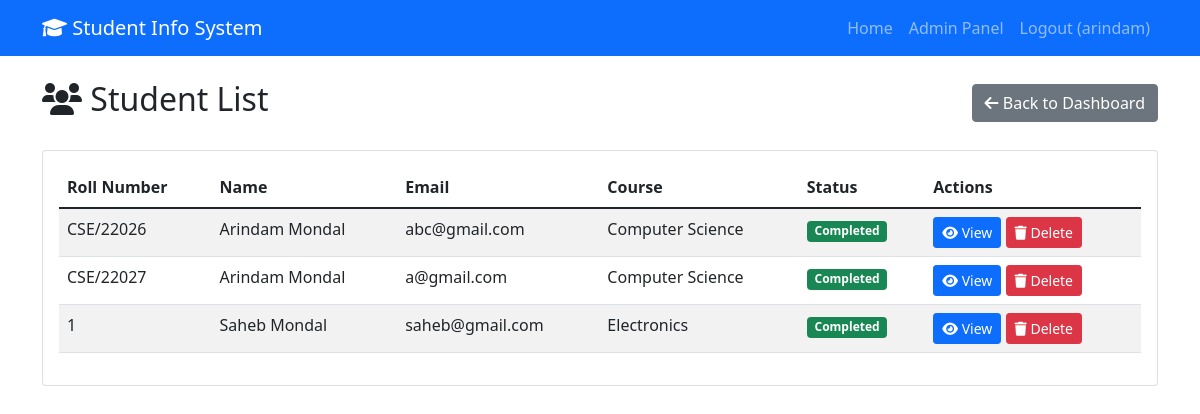
/admin-panel/students/ (signed in), run on the app's committed database.
### main/models.py (models this page shows, shortened)
class StudentProfile(models.Model):
    user = models.OneToOneField(User, on_delete=models.CASCADE)
    roll_number = models.CharField(max_length=20, unique=True)
    phone = models.CharField(max_length=15, blank=True, null=True)
    address = models.TextField(blank=True, null=True)
    date_of_birth = models.DateField(blank=True, null=True)
    course = models.CharField(max_length=100, blank=True, null=True)
    semester = models.IntegerField(blank=True, null=True)
    profile_completed = models.BooleanField(default=False)
    created_at = models.DateTimeField(auto_now_add=True)
    updated_at = models.DateTimeField(auto_now=True)

### main/views.py (the view)
# urls.py: path('admin-panel/students/', views.student_list, name='student_list'),
@never_cache
@user_passes_test(is_staff_or_superuser)
def student_list(request):
    students = StudentProfile.objects.select_related('user').all()
    return render(request, 'admin_panel/student_list.html', {'students': students})

### main/views.py (called while the page is built)
def is_staff_or_superuser(user):
    return user.is_staff or user.is_superuser

### main/templates/admin_panel/student_list.html
{% extends 'base.html' %}
{% block content %}
<div class="row">
    <div class="col-md-12">
        <div class="d-flex justify-content-between align-items-center mb-4">
            <h2><i class="fas fa-users"></i> Student List</h2>
            <a href="{% url 'admin_dashboard' %}" class="btn btn-secondary">
                <i class="fas fa-arrow-left"></i> Back to Dashboard
            </a>
        </div>
    </div>
</div>
<div class="row">
    <div class="col-md-12">
        <div class="card">
            <div class="card-body">
                {% if students %}
                    <div class="table-responsive">
                        <table class="table table-striped table-hover">
                            <thead>
                                <tr>
                                    <th>Roll Number</th>
                                    <th>Name</th>
                                    <th>Email</th>
                                    <th>Course</th>
                                    <th>Status</th>
                                    <th>Actions</th>
                                </tr>
                            </thead>
                            <tbody>
                                {% for student in students %}
                                <tr>
                                    <td>{{ student.roll_number }}</td>
                                    <td>{{ student.user.get_full_name }}</td>
                                    <td>{{ student.user.email }}</td>
                                    <td>{{ student.course|default:"Not Set" }}</td>
                                    <td>
                                        {% if student.profile_completed %}
                                            <span class="badge bg-success">Completed</span>
                                        {% else %}
                                            <span class="badge bg-warning">Pending</span>
                                        {% endif %}
                                    </td>
                                    <td>
                                        <a href="{% url 'student_detail' student.id %}" class="btn btn-sm btn-primary">
                                            <i class="fas fa-eye"></i> View
                                        </a>
                                        <a href="{% url 'delete_student' student.id %}"
                                           class="btn btn-sm btn-danger"
                                           onclick="return confirm('Are you sure you want to delete this student?')">
                                            <i class="fas fa-trash"></i> Delete
                                        </a>
                                    </td>
                                </tr>
                                {% endfor %}
                            </tbody>
                        </table>
                    </div>
                {% else %}
                    <div class="alert alert-info">
                        <i class="fas fa-info-circle"></i> No students registered yet.
                    </div>
                {% endif %}
            </div>
        </div>
    </div>
</div>
{% endblock %}

### main/templates/base.html (shortened to what this page needs)
<!DOCTYPE html>
<html lang="en">
<head>
    <link href="https://cdn.jsdelivr.net/npm/bootstrap@5.1.3/dist/css/bootstrap.min.css" rel="stylesheet">
    <link href="https://cdnjs.cloudflare.com/ajax/libs/font-awesome/6.0.0/css/all.min.css" rel="stylesheet">
</head>
<body>
    <nav class="navbar navbar-expand-lg navbar-dark bg-primary">
        <div class="container">
            <a class="navbar-brand" href="{% url 'home' %}">
                <i class="fas fa-graduation-cap"></i> Student Info System
            </a>
            <div class="navbar-nav ms-auto">
                <a class="nav-link" href="{% url 'home' %}">Home</a>
                {% if user.is_authenticated %}
                    {% if user.is_staff or user.is_superuser %}
                        <a class="nav-link" href="{% url 'admin_dashboard' %}">Admin Panel</a>
                    {% else %}
                        <a class="nav-link" href="{% url 'student_dashboard' %}">Dashboard</a>
                    {% endif %}
                    <a class="nav-link" href="#" onclick="handleLogout(event)">Logout ({{ user.username }})</a>
                {% else %}
                    <a class="nav-link" href="{% url 'student_login' %}">Login</a>
                    <a class="nav-link" href="{% url 'student_register' %}">Register</a>
                {% endif %}
            </div>
        </div>
    </nav>
    <div class="container mt-4">
        {% block content %}
        {% endblock %}
    </div>
</body>
</html>

### data on the page
StudentProfile: roll_number "CSE/22026", user.get_full_name "Arindam Mondal", user.email "abc@gmail.com", course "Computer Science", profile_completed "Completed"
StudentProfile: roll_number "CSE/22027", user.get_full_name "Arindam Mondal", user.email "a@gmail.com", course "Computer Science", profile_completed "Completed"
StudentProfile: roll_number "1", user.get_full_name "Saheb Mondal", user.email "saheb@gmail.com", course "Electronics", profile_completed "Completed"

### other printed values
{{ user.username }} "arindam"
